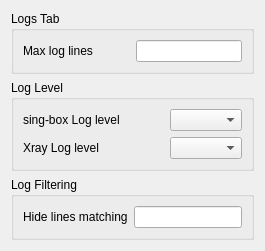
     <widget class="QWidget" name="tab_logs">
      <attribute name="title">
       <string>Logs</string>
      </attribute>
      <layout class="QVBoxLayout" name="verticalLayout_6">
       <item>
        <widget class="QGroupBox" name="log_panel_box">
         <property name="title">
          <string>Logs Tab</string>
         </property>
         <layout class="QGridLayout" name="gridLayout_log_panel">
          <item row="0" column="0">
           <widget class="QLabel" name="label_17">
            <property name="text">
             <string>Max log lines</string>
            </property>
           </widget>
          </item>
          <item row="0" column="1">
           <widget class="QLineEdit" name="max_log_line">
            <property name="sizePolicy">
             <sizepolicy hsizetype="Ignored" vsizetype="Fixed">
              <horstretch>0</horstretch>
              <verstretch>0</verstretch>
             </sizepolicy>
            </property>
           </widget>
          </item>
         </layout>
        </widget>
       </item>
       <item>
        <widget class="QGroupBox" name="log_level_box">
         <property name="title">
          <string>Log Level</string>
         </property>
         <layout class="QGridLayout" name="gridLayout_log_level">
          <item row="0" column="0">
           <widget class="QLabel" name="label_3">
            <property name="text">
             <string>sing-box Log level</string>
            </property>
           </widget>
          </item>
          <item row="0" column="1">
           <widget class="QComboBox" name="log_level">
            <property name="sizePolicy">
             <sizepolicy hsizetype="Maximum" vsizetype="Fixed">
              <horstretch>0</horstretch>
              <verstretch>0</verstretch>
             </sizepolicy>
            </property>
           </widget>
          </item>
          <item row="1" column="0">
           <widget class="QLabel" name="label_10">
            <property name="text">
             <string>Xray Log level</string>
            </property>
           </widget>
          </item>
          <item row="1" column="1">
           <widget class="QComboBox" name="xray_loglevel">
            <property name="sizePolicy">
             <sizepolicy hsizetype="Maximum" vsizetype="Fixed">
              <horstretch>0</horstretch>
              <verstretch>0</verstretch>
             </sizepolicy>
            </property>
           </widget>
          </item>
         </layout>
        </widget>
       </item>
       <item>
        <widget class="QGroupBox" name="log_filter_box">
         <property name="title">
          <string>Log Filtering</string>
         </property>
         <layout class="QGridLayout" name="gridLayout_log_filter">
          <item row="0" column="0">
           <widget class="QLabel" name="label_log_exclude_regex">
            <property name="toolTip">
             <string>Log lines matching this regular expression are dropped before they reach the log.</string>
            </property>
            <property name="text">
             <string>Hide lines matching</string>
            </property>
           </widget>
          </item>
          <item row="0" column="1">
           <widget class="MyLineEdit" name="log_exclude_regex"/>
          </item>
         </layout>
        </widget>
       </item>
       <item>
        <spacer name="verticalSpacer_logs">
         <property name="orientation">
          <enum>Qt::Orientation::Vertical</enum>
         </property>
         <property name="sizeHint" stdset="0">
          <size>
           <width>20</width>
           <height>0</height>
          </size>
         </property>
        </spacer>
       </item>
      </layout>
     </widget>
